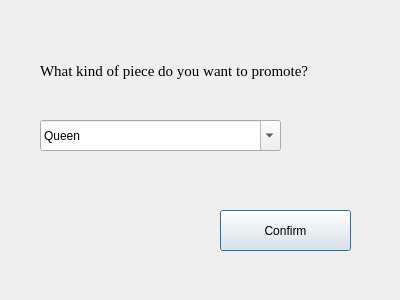
<?xml version="1.0" encoding="UTF-8"?>
<ui version="4.0">
 <class>PromotionDialog</class>
 <widget class="QDialog" name="PromotionDialog">
  <property name="geometry">
   <rect>
    <x>0</x>
    <y>0</y>
    <width>400</width>
    <height>300</height>
   </rect>
  </property>
  <property name="windowTitle">
   <string>Pawn Promotion</string>
  </property>
  <widget class="QComboBox" name="comboBox">
   <property name="geometry">
    <rect>
     <x>40</x>
     <y>120</y>
     <width>241</width>
     <height>31</height>
    </rect>
   </property>
   <property name="editable">
    <bool>true</bool>
   </property>
   <item>
    <property name="text">
     <string>Queen</string>
    </property>
   </item>
   <item>
    <property name="text">
     <string>Bishop</string>
    </property>
   </item>
   <item>
    <property name="text">
     <string>Knight</string>
    </property>
   </item>
   <item>
    <property name="text">
     <string>Rook</string>
    </property>
   </item>
  </widget>
  <widget class="QPushButton" name="pushButton">
   <property name="geometry">
    <rect>
     <x>220</x>
     <y>210</y>
     <width>131</width>
     <height>41</height>
    </rect>
   </property>
   <property name="text">
    <string>Confirm</string>
   </property>
  </widget>
  <widget class="QLabel" name="label">
   <property name="geometry">
    <rect>
     <x>40</x>
     <y>50</y>
     <width>341</width>
     <height>41</height>
    </rect>
   </property>
   <property name="font">
    <font>
     <family>Times New Roman</family>
     <pointsize>11</pointsize>
     <weight>50</weight>
     <bold>false</bold>
    </font>
   </property>
   <property name="text">
    <string>What kind of piece do you want to promote?</string>
   </property>
  </widget>
 </widget>
 <resources/>
 <connections>
  <connection>
   <sender>pushButton</sender>
   <signal>clicked()</signal>
   <receiver>PromotionDialog</receiver>
   <slot>close()</slot>
   <hints>
    <hint type="sourcelabel">
     <x>285</x>
     <y>230</y>
    </hint>
    <hint type="destinationlabel">
     <x>199</x>
     <y>149</y>
    </hint>
   </hints>
  </connection>
 </connections>
</ui>
